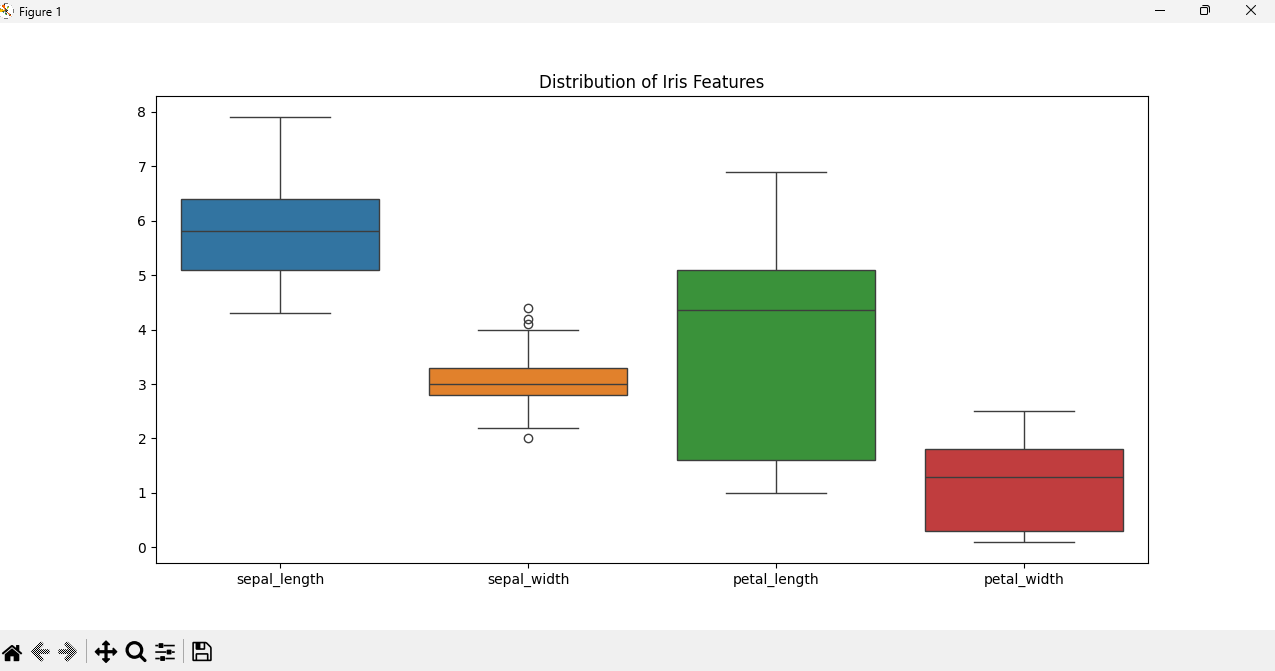

Recreate this plot in Python.
import seaborn as sns
import pandas as pd
import matplotlib.pyplot as plt

# Load the Iris dataset
iris = sns.load_dataset('iris')

# Explore the dataset
print(iris.info())
print(iris.describe())
print(iris.head())

# Check for missing values
print(iris.isnull().sum())

# Scatter plot: Sepal Length vs Sepal Width
plt.figure(figsize=(10, 6))
sns.scatterplot(data=iris, x='sepal_length', y='sepal_width', hue='species')
plt.title('Sepal Length vs Sepal Width')
plt.show()

# Pair plot
sns.pairplot(iris, hue='species')
plt.show()

# Box plot: Distribution of features
plt.figure(figsize=(10, 6))
sns.boxplot(data=iris)
plt.title('Distribution of Iris Features')
plt.show()
